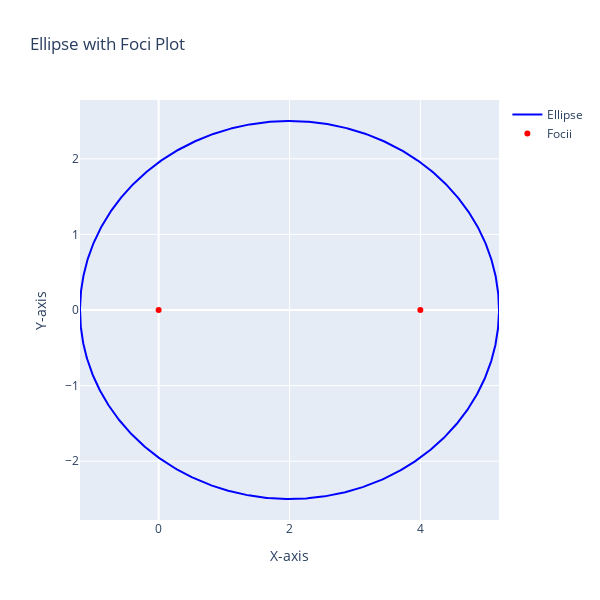

The cell this chart's notebook holds for it:
### Code cell
plot_ellipse(x0, y0, b, a, phi, a1, b1, a2, b2)

### Figure 1 — Plotly figure (JSON) as saved in the notebook; plotly's stock layout.template omitted (floating-point values rounded to 4 significant figures; data arrays with more than 128 entries replaced by an {"elided": "..."} marker saying what was removed)
{"data": [{"marker": {"color": "blue"}, "mode": "lines", "name": "Ellipse", "type": "scatter", "x": {"elided": "1000 float values"}, "y": {"elided": "1000 float values"}}, {"marker": {"color": "red"}, "mode": "markers", "name": "Focii", "type": "scatter", "x": [0, 4], "y": [0, 0]}], "layout": {"autosize": false, "height": 600, "showlegend": true, "title": {"text": "Ellipse with Foci Plot"}, "width": 600, "xaxis": {"title": {"text": "X-axis"}}, "yaxis": {"title": {"text": "Y-axis"}}}}
